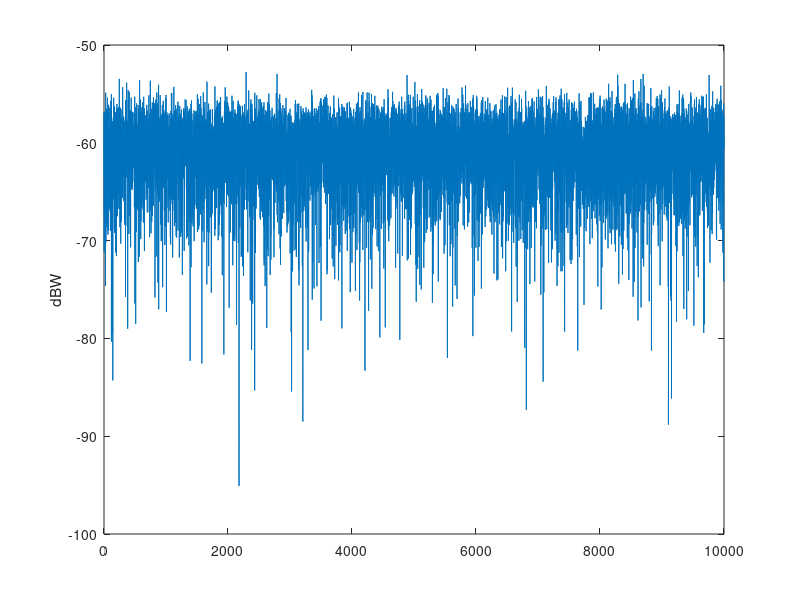

Write MATLAB code to recreate this figure. (Note: this script raises an error after producing the figure.)
%% Load dataset
clear all 
close all
load("group-02-02-2024-2025.mat")

figure
plot(P_1)
ylabel('dBW')
figure
histogram(P_1)

figure
plot(P_2)
ylabel('dBW')
figure
histogram(P_2)